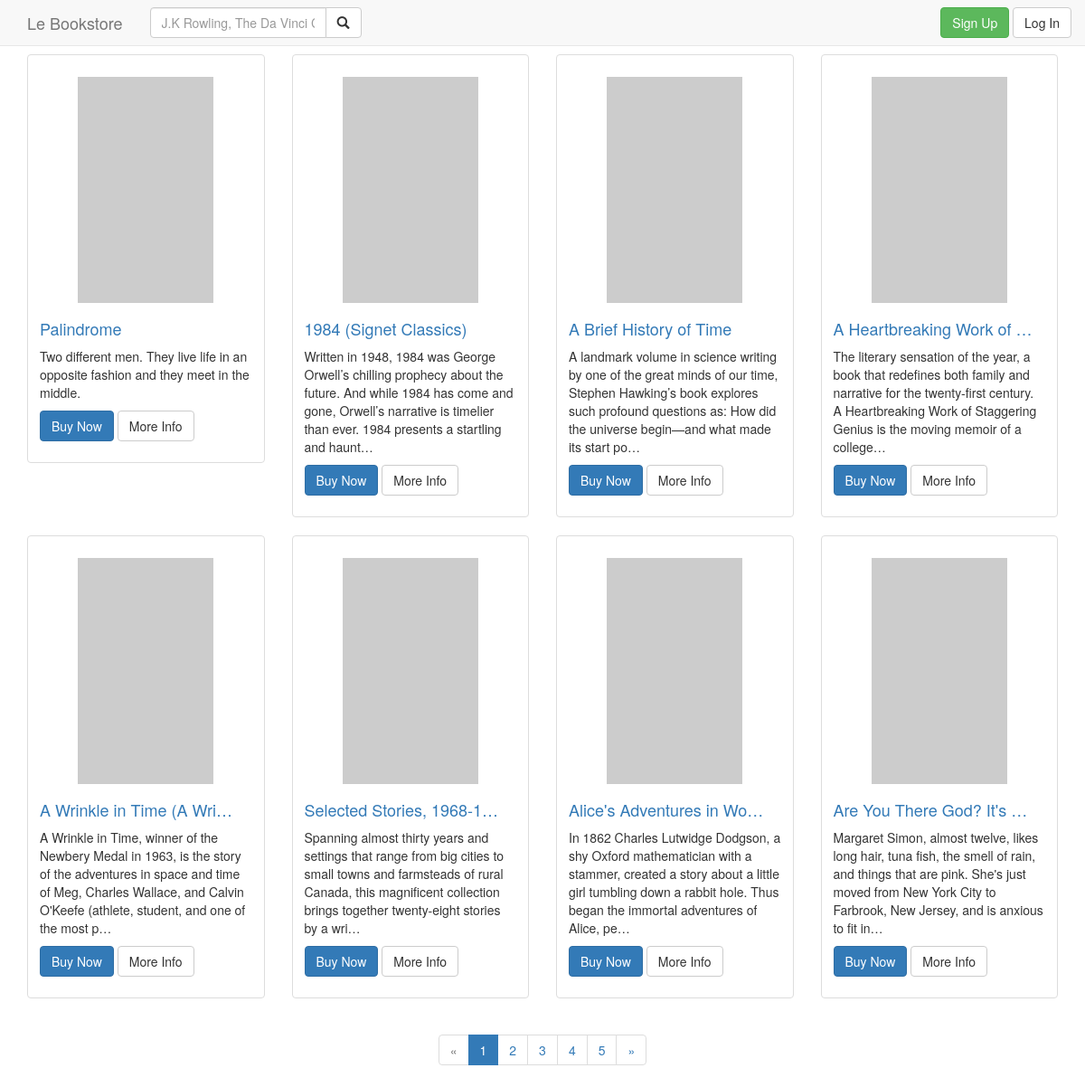
The page /bookstore/ on the database its author committed.
### bookstore/models.py (models this page shows)
class Book(models.Model):
    formats = (("H", "Hardcover"), ("S", "Softcover"))
    isbn = models.CharField(max_length = 14, primary_key = True)
    title = models.CharField(max_length = 128, null = True)
    desc = models.TextField(null = True)
    img = models.URLField(null = True)
    author = models.CharField(max_length = 128, null = True)
    frmt = models.CharField(max_length = 1, choices = formats, null = True)
    publisher = models.CharField(max_length = 64, null = True)
    yr = models.IntegerField(null = True, validators = [validators.MinValueValidator(0, "Year cannot be less than 0!")])
    sbj = models.CharField(max_length = 64, null = True)
    keywords = models.CharField(max_length = 128, null = True)
    price = models.FloatField(null = True)
    copies = models.IntegerField(null = False, default = 0)

### bookstore/views.py (the view)
def all_books(request):
	books = Book.objects.all()
	paginator = Paginator(books, 8)
	pagerange = paginator.page_range
	page = request.GET.get('page')
	try:
		booklist = paginator.page(page)
	except PageNotAnInteger:
		booklist = paginator.page(1)
	except EmptyPage:
		booklist = paginator.page(paginator.num_pages)
	template = loader.get_template('bookstore/index.html')
	context = RequestContext(request, {
		'booklist': booklist,
		'pagerange': pagerange,
		})
	return HttpResponse(template.render(context))

### bookstore/templates/bookstore/index.html (shortened to what this page needs)
<!DOCTYPE html>
<html lang="en">
<head>
	<link rel="stylesheet" type="text/css" href="https://maxcdn.bootstrapcdn.com/bootstrap/3.3.5/css/bootstrap.min.css">
</head>
<body>
	<div class="container">
		<nav class="navbar navbar-default navbar-fixed-top">
			<div class="container">
			    <div class="navbar-header">
			    	<a class="navbar-brand" href="/bookstore/">
		      		  Le Bookstore
		     		</a>
			    </div>
			    <form class="navbar-form navbar-left">
				  <div class="input-group">
			  		<input type="text" class="form-control" placeholder="J.K Rowling, The Da Vinci Code...">
				    <span class="input-group-btn">
				        <button class="btn btn-default" type="button"><span class="glyphicon glyphicon-search" aria-hidden="true"></span></button>
				    </span>
				  </div>
				</form>
				<div class="navbar-right">
				{% if user.is_authenticated %}
					Logged in as {{ user.username }} .
					<a type="button" class="btn btn-default navbar-btn" href="/bookstore/logout">Log Out</a>
				{% else %}
					<a type="button" class="btn btn-success navbar-btn" href="/bookstore/register">Sign Up</a>
					<a type="button" class="btn btn-default navbar-btn" href="/bookstore/login">Log In</a>
				{% endif %}
				</div>
			</div>
		</nav>
		<br>
		<br>
		<br>
		<div class="row">
		{% for book in booklist %}
		  <div class="col-sm-6 col-md-3">
		    <div class="thumbnail">
		    	<br>
			    <img src="http://placehold.it/150x250" alt="...">
			    <div class="caption">
			        <a href="/bookstore/{{book.isbn}}"><h4>{{book.title|truncatechars:25}}</h4></a>
			        <p>{{book.desc|truncatechars:190}}</p>
			        <p><a href="#" class="btn btn-primary" role="button">Buy Now</a>
			        	<a href="/bookstore/{{book.isbn}}" class="btn btn-default" role="button">More Info</a></p>
			    </div>
		    </div>
		  </div>
		{% endfor %}
		</div>
		<nav class="text-center">
		  <ul class="pagination">
			{% if booklist.has_previous %}
		    <li>
		      <a href="?page={{ booklist.previous_page_number }}" aria-label="Previous">
		        <span aria-hidden="true">&laquo;</span>
		      </a>
		    </li>
		    {% else %}
		    <li class="disabled">
		      <a href="#" aria-label="Previous">
		        <span aria-hidden="true">&laquo;</span>
		      </a>
		    </li>
		    {% endif %}
		    {% for pagenum in pagerange %}
		 		{% if pagenum == booklist.number %}
					<li class="active"><a href="?page={{ pagenum }}">{{pagenum}}</a></li>
				{% else %}
		 			<li><a href="?page={{ pagenum }}">{{pagenum}}</a></li>
		 		{% endif %}
		    {% endfor %}
		    {% if booklist.has_next %}
		    <li>
		      <a href="?page={{ booklist.next_page_number }}" aria-label="Next">
		        <span aria-hidden="true">&raquo;</span>
		      </a>
		    </li>
		    {% else %}
		    <li class="disabled">
		      <a href="#" aria-label="Next">
		        <span aria-hidden="true">&raquo;</span>
		      </a>
		    </li>
		    {% endif %}
		  </ul>
		</nav>
	</div>
</body>
</html>

### rows shown on the page
Book: title "Palindrome", desc "Two different men. They live life in an opposite fashion and they meet in the middle."
Book: title "1984 (Signet Classics)", desc "Written in 1948, 1984 was George Orwell’s chilling prophecy about the future. And while 1984 has come and gone, Orwell’s narrative is timelier than ever. 1984 presents a startling and haunt…"
Book: title "A Brief History of Time", desc "A landmark volume in science writing by one of the great minds of our time, Stephen Hawking’s book explores such profound questions as: How did the universe begin—and what made its start po…"
Book: title "A Heartbreaking Work of …", desc "The literary sensation of the year, a book that redefines both family and narrative for the twenty-first century. A Heartbreaking Work of Staggering Genius is the moving memoir of a college…"
Book: title "A Wrinkle in Time (A Wri…", desc "A Wrinkle in Time, winner of the Newbery Medal in 1963, is the story of the adventures in space and time of Meg, Charles Wallace, and Calvin O'Keefe (athlete, student, and one of the most p…"
Book: title "Selected Stories, 1968-1…", desc "Spanning almost thirty years and settings that range from big cities to small towns and farmsteads of rural Canada, this magnificent collection brings together twenty-eight stories by a wri…"
Book: title "Alice's Adventures in Wo…", desc "In 1862 Charles Lutwidge Dodgson, a shy Oxford mathematician with a stammer, created a story about a little girl tumbling down a rabbit hole. Thus began the immortal adventures of Alice, pe…"
Book: title "Are You There God? It's …", desc "Margaret Simon, almost twelve, likes long hair, tuna fish, the smell of rain, and things that are pink. She's just moved from New York City to Farbrook, New Jersey, and is anxious to fit in…"

### other values the page prints
{{ pagenum }} "1"
{{ pagenum }} "2" "3" "4" "5"
